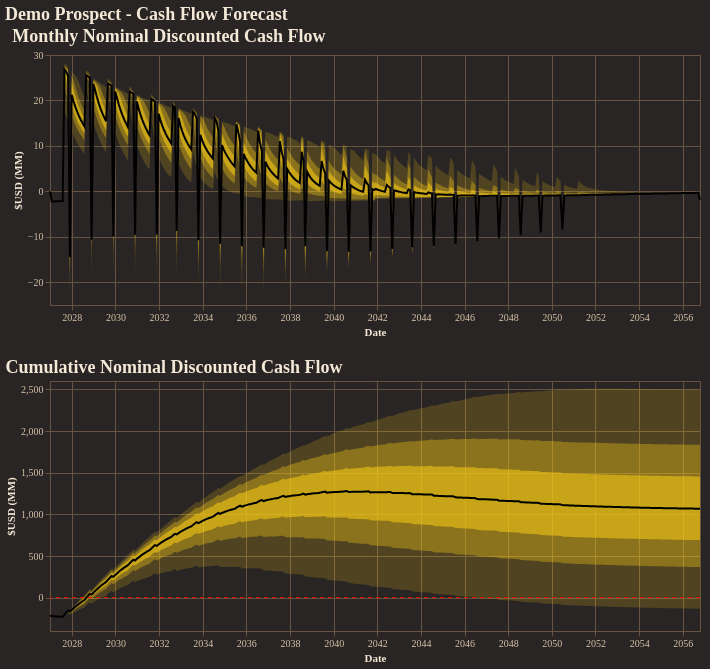

The notebook cell this image was saved under:
### Code cell
fig = reporter.plotter.combined_cash_flow_plot(
    figsize=(650, 250),
    backend=PLOTTING_BACKEND
)
fig.show()

### Figure 1 — Vega-Lite specification as saved in the notebook (floating-point values rounded to 4 significant figures; data arrays with more than 128 entries replaced by an {"elided": "..."} marker saying what was removed)
{"config": {"background": "#292524", "view": {"fill": "#292524", "stroke": "#665340"}, "title": {"color": "#f4e9d7", "font": "Merriweather", "fontSize": 18, "fontWeight": 600, "subtitleColor": "#d5c2a6", "anchor": "start"}, "axis": {"domainColor": "#665340", "gridColor": "#665340", "tickColor": "#665340", "labelColor": "#d5c2a6", "titleColor": "#f4e9d7", "labelFont": "Merriweather", "titleFont": "Merriweather"}, "legend": {"titleColor": "#f4e9d7", "labelColor": "#d5c2a6", "labelFont": "Merriweather", "titleFont": "Merriweather", "orient": "top-right", "symbolType": "circle"}, "header": {"labelColor": "#d5c2a6", "titleColor": "#f4e9d7", "labelFont": "Merriweather", "titleFont": "Merriweather"}, "mark": {"color": "#c78d3b"}, "line": {"color": "#c78d3b"}, "bar": {"color": "#c78d3b"}, "point": {"color": "#ddb06d"}, "area": {"color": "#c78d3b", "opacity": 0.35}, "text": {"color": "#f4e9d7", "font": "Merriweather"}, "range": {"category": ["#5DA5DA", "#F28E2B", "#59C36A", "#E15759", "#B07AA1", "#4ECDC4", "#FF9DA7", "#EDC948"]}}, "vconcat": [{"layer": [{"mark": {"type": "area", "color": "rgba(250, 204, 21, 1.0)", "opacity": 0.18}, "encoding": {"tooltip": [{"field": "date", "title": "Date", "type": "temporal"}, {"field": "p01", "format": ",.2f", "title": "P01", "type": "quantitative"}, {"field": "p10", "format": ",.2f", "title": "P10", "type": "quantitative"}, {"field": "p25", "format": ",.2f", "title": "P25", "type": "quantitative"}, {"field": "p50", "format": ",.2f", "title": "P50", "type": "quantitative"}, {"field": "p75", "format": ",.2f", "title": "P75", "type": "quantitative"}, {"field": "p90", "format": ",.2f", "title": "P90", "type": "quantitative"}, {"field": "p99", "format": ",.2f", "title": "P99", "type": "quantitative"}], "x": {"field": "date", "title": "Date", "type": "temporal"}, "y": {"field": "p01", "title": "$USD (MM)", "type": "quantitative"}, "y2": {"field": "p99"}}}, {"mark": {"type": "area", "color": "rgba(250, 204, 21, 1.0)", "opacity": 0.35}, "encoding": {"tooltip": [{"field": "date", "title": "Date", "type": "temporal"}, {"field": "p01", "format": ",.2f", "title": "P01", "type": "quantitative"}, {"field": "p10", "format": ",.2f", "title": "P10", "type": "quantitative"}, {"field": "p25", "format": ",.2f", "title": "P25", "type": "quantitative"}, {"field": "p50", "format": ",.2f", "title": "P50", "type": "quantitative"}, {"field": "p75", "format": ",.2f", "title": "P75", "type": "quantitative"}, {"field": "p90", "format": ",.2f", "title": "P90", "type": "quantitative"}, {"field": "p99", "format": ",.2f", "title": "P99", "type": "quantitative"}], "x": {"field": "date", "title": "Date", "type": "temporal"}, "y": {"field": "p10", "title": "$USD (MM)", "type": "quantitative"}, "y2": {"field": "p90"}}}, {"mark": {"type": "area", "color": "rgba(250, 204, 21, 1.0)", "opacity": 0.55}, "encoding": {"tooltip": [{"field": "date", "title": "Date", "type": "temporal"}, {"field": "p01", "format": ",.2f", "title": "P01", "type": "quantitative"}, {"field": "p10", "format": ",.2f", "title": "P10", "type": "quantitative"}, {"field": "p25", "format": ",.2f", "title": "P25", "type": "quantitative"}, {"field": "p50", "format": ",.2f", "title": "P50", "type": "quantitative"}, {"field": "p75", "format": ",.2f", "title": "P75", "type": "quantitative"}, {"field": "p90", "format": ",.2f", "title": "P90", "type": "quantitative"}, {"field": "p99", "format": ",.2f", "title": "P99", "type": "quantitative"}], "x": {"field": "date", "title": "Date", "type": "temporal"}, "y": {"field": "p25", "title": "$USD (MM)", "type": "quantitative"}, "y2": {"field": "p75"}}}, {"mark": {"type": "line", "color": "black", "strokeWidth": 2}, "encoding": {"tooltip": [{"field": "date", "title": "Date", "type": "temporal"}, {"field": "p01", "format": ",.2f", "title": "P01", "type": "quantitative"}, {"field": "p10", "format": ",.2f", "title": "P10", "type": "quantitative"}, {"field": "p25", "format": ",.2f", "title": "P25", "type": "quantitative"}, {"field": "p50", "format": ",.2f", "title": "P50", "type": "quantitative"}, {"field": "p75", "format": ",.2f", "title": "P75", "type": "quantitative"}, {"field": "p90", "format": ",.2f", "title": "P90", "type": "quantitative"}, {"field": "p99", "format": ",.2f", "title": "P99", "type": "quantitative"}], "x": {"field": "date", "title": "Date", "type": "temporal"}, "y": {"field": "p50", "title": "$USD (MM)", "type": "quantitative"}}}], "data": {"name": "data-fc3fcda4023b7af6c525a051bc3949d1"}, "height": 250, "title": "Monthly Nominal Discounted Cash Flow", "width": 650}, {"layer": [{"layer": [{"mark": {"type": "area", "color": "rgba(250, 204, 21, 1.0)", "opacity": 0.18}, "encoding": {"tooltip": [{"field": "date", "title": "Date", "type": "temporal"}, {"field": "p01", "format": ",.2f", "title": "P01", "type": "quantitative"}, {"field": "p10", "format": ",.2f", "title": "P10", "type": "quantitative"}, {"field": "p25", "format": ",.2f", "title": "P25", "type": "quantitative"}, {"field": "p50", "format": ",.2f", "title": "P50", "type": "quantitative"}, {"field": "p75", "format": ",.2f", "title": "P75", "type": "quantitative"}, {"field": "p90", "format": ",.2f", "title": "P90", "type": "quantitative"}, {"field": "p99", "format": ",.2f", "title": "P99", "type": "quantitative"}], "x": {"field": "date", "title": "Date", "type": "temporal"}, "y": {"field": "p01", "title": "$USD (MM)", "type": "quantitative"}, "y2": {"field": "p99"}}}, {"mark": {"type": "area", "color": "rgba(250, 204, 21, 1.0)", "opacity": 0.35}, "encoding": {"tooltip": [{"field": "date", "title": "Date", "type": "temporal"}, {"field": "p01", "format": ",.2f", "title": "P01", "type": "quantitative"}, {"field": "p10", "format": ",.2f", "title": "P10", "type": "quantitative"}, {"field": "p25", "format": ",.2f", "title": "P25", "type": "quantitative"}, {"field": "p50", "format": ",.2f", "title": "P50", "type": "quantitative"}, {"field": "p75", "format": ",.2f", "title": "P75", "type": "quantitative"}, {"field": "p90", "format": ",.2f", "title": "P90", "type": "quantitative"}, {"field": "p99", "format": ",.2f", "title": "P99", "type": "quantitative"}], "x": {"field": "date", "title": "Date", "type": "temporal"}, "y": {"field": "p10", "title": "$USD (MM)", "type": "quantitative"}, "y2": {"field": "p90"}}}, {"mark": {"type": "area", "color": "rgba(250, 204, 21, 1.0)", "opacity": 0.55}, "encoding": {"tooltip": [{"field": "date", "title": "Date", "type": "temporal"}, {"field": "p01", "format": ",.2f", "title": "P01", "type": "quantitative"}, {"field": "p10", "format": ",.2f", "title": "P10", "type": "quantitative"}, {"field": "p25", "format": ",.2f", "title": "P25", "type": "quantitative"}, {"field": "p50", "format": ",.2f", "title": "P50", "type": "quantitative"}, {"field": "p75", "format": ",.2f", "title": "P75", "type": "quantitative"}, {"field": "p90", "format": ",.2f", "title": "P90", "type": "quantitative"}, {"field": "p99", "format": ",.2f", "title": "P99", "type": "quantitative"}], "x": {"field": "date", "title": "Date", "type": "temporal"}, "y": {"field": "p25", "title": "$USD (MM)", "type": "quantitative"}, "y2": {"field": "p75"}}}, {"mark": {"type": "line", "color": "black", "strokeWidth": 2}, "encoding": {"tooltip": [{"field": "date", "title": "Date", "type": "temporal"}, {"field": "p01", "format": ",.2f", "title": "P01", "type": "quantitative"}, {"field": "p10", "format": ",.2f", "title": "P10", "type": "quantitative"}, {"field": "p25", "format": ",.2f", "title": "P25", "type": "quantitative"}, {"field": "p50", "format": ",.2f", "title": "P50", "type": "quantitative"}, {"field": "p75", "format": ",.2f", "title": "P75", "type": "quantitative"}, {"field": "p90", "format": ",.2f", "title": "P90", "type": "quantitative"}, {"field": "p99", "format": ",.2f", "title": "P99", "type": "quantitative"}], "x": {"field": "date", "title": "Date", "type": "temporal"}, "y": {"field": "p50", "title": "$USD (MM)", "type": "quantitative"}}}], "data": {"name": "data-bb1b3519c4b53ce8c6515e72ca2e00f3"}, "title": "Cumulative Nominal Discounted Cash Flow"}, {"data": {"name": "data-42990c68f268a11fa16682fcd3437a6f"}, "mark": {"type": "rule", "color": "red", "strokeDash": [4, 4]}, "encoding": {"y": {"field": "zero", "type": "quantitative"}}}], "height": 250, "width": 650}], "title": "Demo Prospect - Cash Flow Forecast", "$schema": "https://vega.github.io/schema/vega-lite/v5.20.1.json", "datasets": {"data-fc3fcda4023b7af6c525a051bc3949d1": {"elided": "360 records"}, "data-bb1b3519c4b53ce8c6515e72ca2e00f3": {"elided": "360 records"}, "data-42990c68f268a11fa16682fcd3437a6f": [{"zero": 0}]}}
